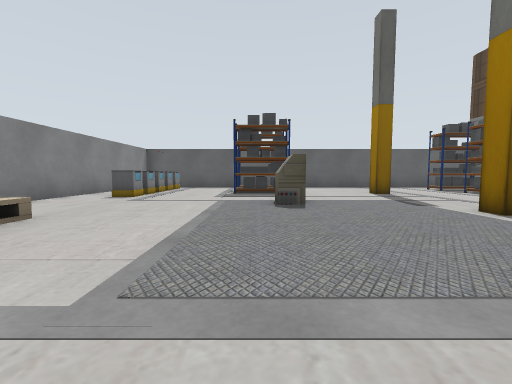
[1] (above)

16 first-person views from a walk through a Gazebo world. The camera is 0.68 m above the floor, tilts 4° down and sees 90° across. The floor is counted in squares, 1 m on a side. Each view is taken from the middle of a square. On the plan, view 1 faces up. The plan holds only what a view shows up to about 9 squares ahead; the rest is blank. Some surface patterns are stand-ins.

[2]
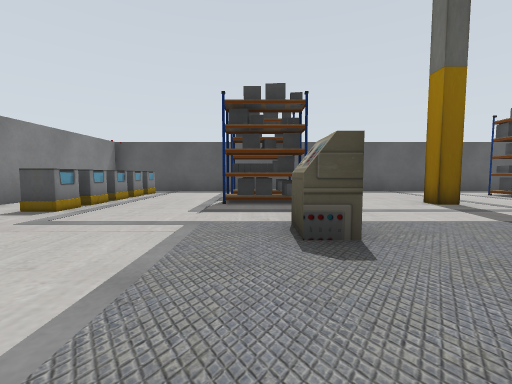

[3]
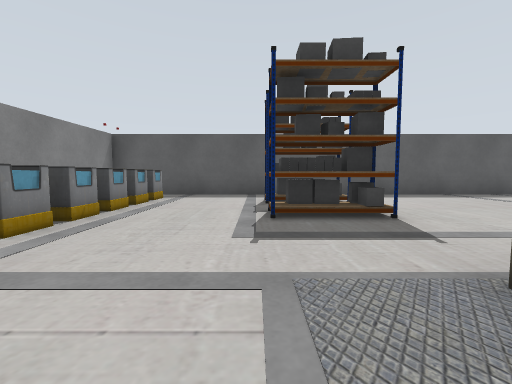

[4]
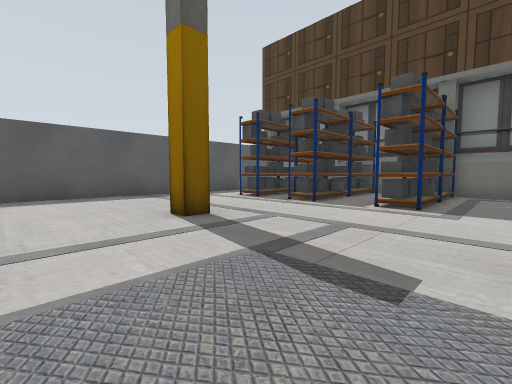

[5]
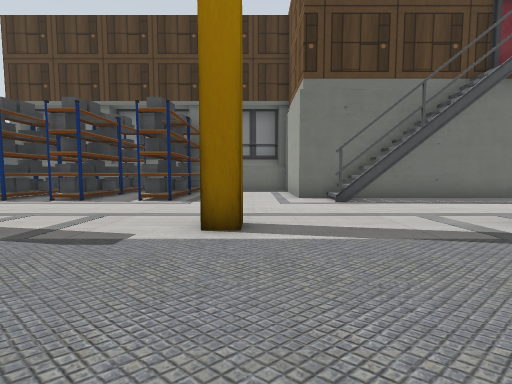

[6]
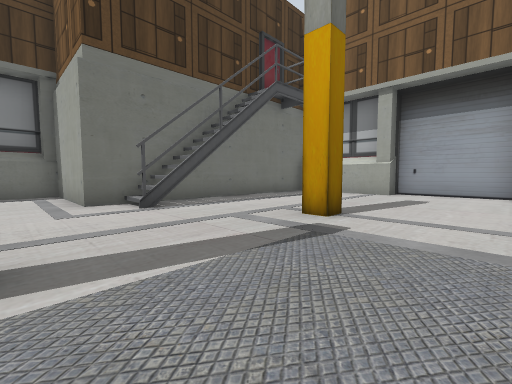

[7]
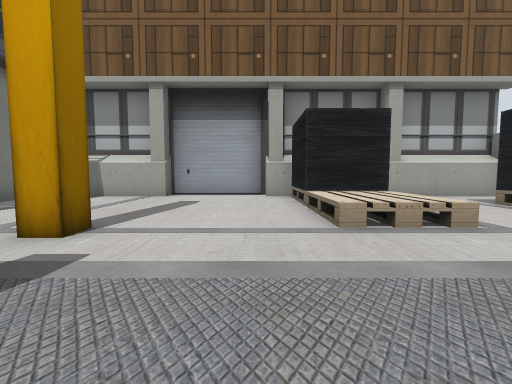

[8]
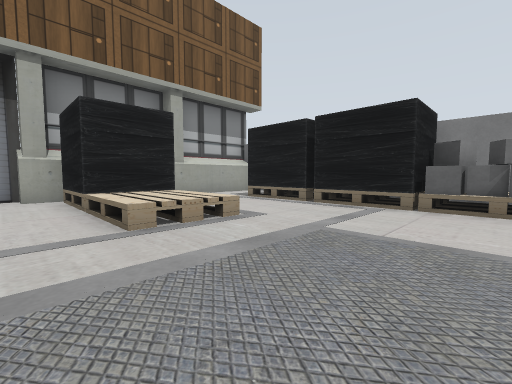

[9]
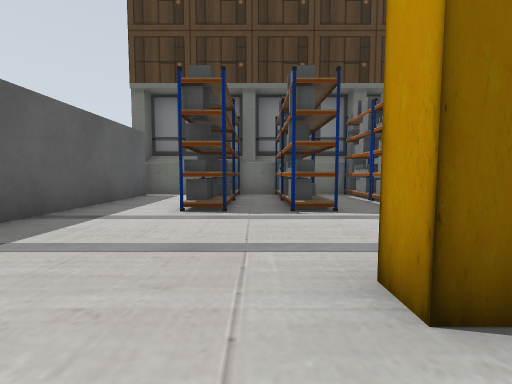

[10]
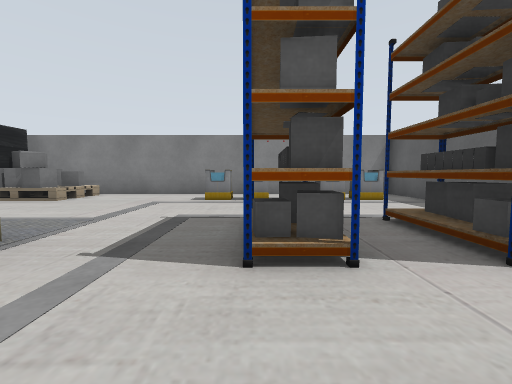

[11]
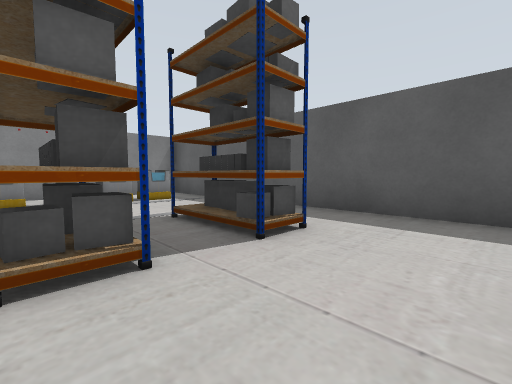

[12]
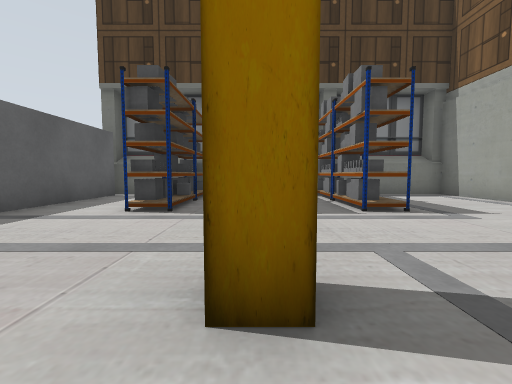

[13]
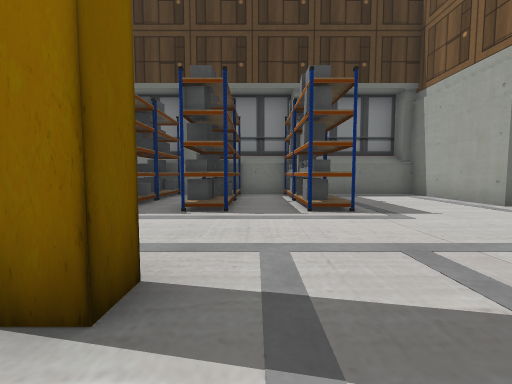

[14]
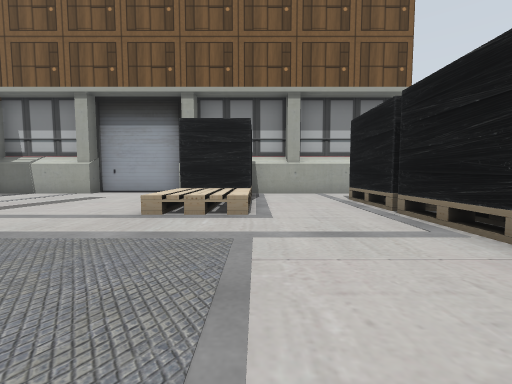

[15]
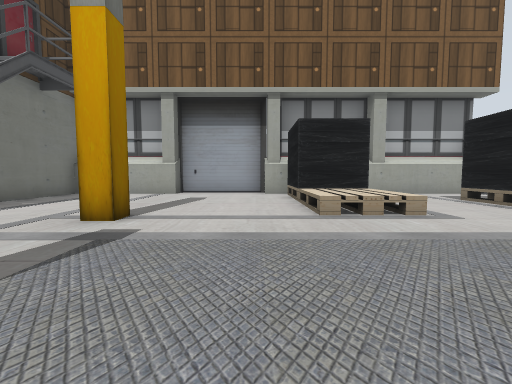

[16]
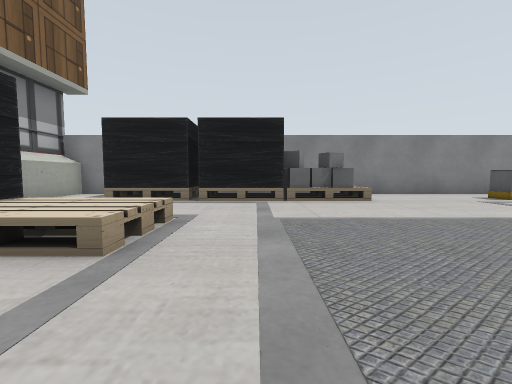

### Floor plan
Key: @ floor where view 1 was taken; # wall or solid block; x gap in a wall; . floor; = window, fence, low wall or low ledge; B bin.
Columns run from 6 left of view 1 to 12 right of it. Each row starts with its distance up from view 1.
 14 #################x#
 13 #.................#
 12 # B...............#
 11 # B...##......#####
 10 #B ...............#
  9 #B ...##..#...#####
  8 #.B...............#
  7 #.............#####
  6 #......#......#####
  5 #.................#
  4 #==.......#.......#
  3 ###............####
  2 ###............#
  1 ##=..........###
  0 ###...@...#..###
 -1  ##..===.......#
 -2  ##..===.......#
 -3 ###..###.......#
 -4 #....= =.......#
 -5 ########...#####
 -6        ######

Positions as (right, up) in squares from view 1, and headings:
1: (0, 0), facing up
2: (0, 3), facing up
3: (-1, 5), facing up
4: (2, 5), facing up-right
5: (1, 4), facing right
6: (2, 4), facing down-right
7: (2, 3), facing down
8: (2, 3), facing down-left
9: (3, 10), facing right
10: (3, 9), facing left
11: (3, 9), facing up-left
12: (3, 9), facing right
13: (3, 8), facing right
14: (-1, 4), facing down
15: (2, 4), facing down
16: (3, 1), facing left
